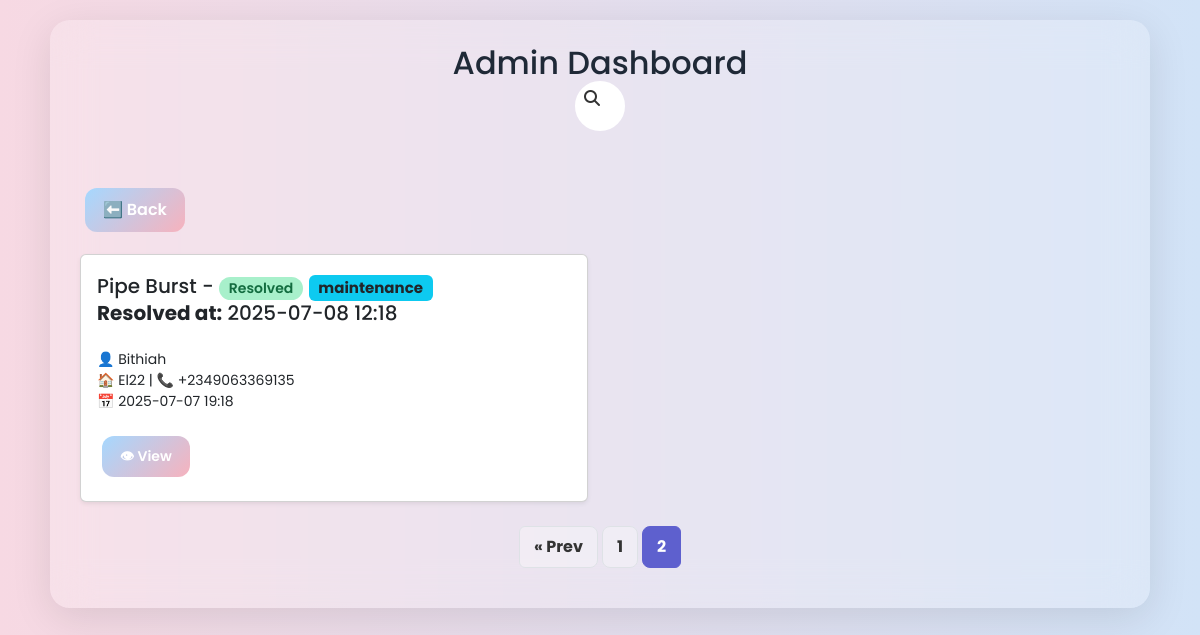
The app's page /admin?page=2 (signed in) with its own data.
### app.py (models this page shows)
class Complaint(db.Model):
    id = db.Column(db.Integer, primary_key=True)
    title = db.Column(db.String(150), nullable=False)
    description = db.Column(db.Text, nullable=False)
    image_path = db.Column(db.String(300))
    category = db.Column(db.String(100))
    status = db.Column(db.String(50), default='Pending')
    user_id = db.Column(db.Integer, db.ForeignKey('user.id'), nullable=False)
    timestamp = db.Column(db.DateTime, default=datetime.utcnow)
    resolved_at = db.Column(db.DateTime, nullable=True)

class User(UserMixin, db.Model):
    id = db.Column(db.Integer, primary_key=True)
    name = db.Column(db.String(150))
    email = db.Column(db.String(150), unique=True)
    password = db.Column(db.String(200), nullable=False)
    role = db.Column(db.String(50))
    complaints = db.relationship('Complaint', backref='user', lazy=True)

class ResidentProfile(db.Model):
    id = db.Column(db.Integer, primary_key=True)
    user_id = db.Column(db.Integer, db.ForeignKey('user.id'), unique=True)
    phone = db.Column(db.String(20))
    house_number = db.Column(db.String(50))
    emergency_contact = db.Column(db.String(100))
    user = db.relationship('User', backref=db.backref('resident_profile', uselist=False))

### app.py (the view)
@app.route('/admin')
@login_required
def admin_dashboard():
    if current_user.role != 'admin':
        return redirect('/dashboard')
    filter_date = request.args.get('filter_date', '')
    search = request.args.get('search', '').lower()
    category = request.args.get('category', '')
    page = int(request.args.get('page', 1))
    per_page = 2
    complaints_query = Complaint.query
    if filter_date:
        complaints_query = complaints_query.filter(
            Complaint.timestamp.like(f"{filter_date}%")
        )
    if category:
        complaints_query = complaints_query.filter(
            Complaint.category == category
        )
    if search:
        complaints_query = complaints_query.filter(
            Complaint.title.ilike(f'%{search}%') |
            Complaint.description.ilike(f'%{search}%')
        )
    total = complaints_query.count()
    total_pages = (total + per_page - 1) // per_page
    complaints = complaints_query.order_by(Complaint.timestamp.desc()) \
                                 .offset((page - 1) * per_page) \
                                 .limit(per_page) \
                                 .all()
    all_categories = db.session.query(Complaint.category).distinct().all()
    all_categories = [c[0] for c in all_categories if c[0]]
    return render_template(
        'admin_dashboard.html',
        complaints=complaints,
        current_page=page,
        total_pages=total_pages,
        filter_date=filter_date,
        current_category=category,
        current_search=search,
        categories=all_categories
    )

### app.py (called while the page is built)
@login_manager.user_loader
def load_user(user_id):
    return User.query.get(int(user_id))

### templates/admin_dashboard.html (shortened to what this page needs)
<!DOCTYPE html>
<html lang="en">
<head>
  <link href="https://cdn.jsdelivr.net/npm/bootstrap@5.3.3/dist/css/bootstrap.min.css" rel="stylesheet">
  <link rel="stylesheet" href="{{ url_for('static', filename='styles.css') }}">
  <link rel=”stylesheet” href=”https://cdnjs.cloudflare.com/ajax/libs/font-awesome/5.15.3/css/all.min.css”>
  <link rel="stylesheet" href="https://cdnjs.cloudflare.com/ajax/libs/font-awesome/6.5.0/css/all.min.css">
</head>
<body>
<div class="container py-4">
  <h2 class="mb-4">Admin Dashboard</h2>
<div class="position-relative mb-4">
  <form id="suggestion-form" action="/admin" method="GET" class="d-flex">
    <i class="fas fa-search"></i>
  </form>
</div>
  {% if complaints %}
  <button onclick="window.history.back()" class="btn btn-secondary mb-3">⬅️ Back</button>
    <div class="row g-4" style="padding-top: 6px;">
      {% for complaint in complaints %}
      <div class="col-md-6">
        <div class="card shadow-sm p-3 animated-card">
          <h5>
            {{ complaint.title }} -
            <span class="text-capitalize status {{ complaint.status }}">
              {{ complaint.status.replace('_', ' ').title() }}
            </span>
            {% if complaint.category %}
              <span class="badge bg-info text-dark">{{ complaint.category }}</span>
            {% endif %}
            {% if complaint.status == 'resolved' and complaint.resolved_at %}
              <p><strong>Resolved at:</strong> {{ complaint.resolved_at.strftime('%Y-%m-%d %H:%M') }}</p>
            {% endif %}
          </h5>
          <small>
            👤 {{ complaint.user.name }}<br>
            🏠 {{ complaint.user.resident_profile.house_number if complaint.user.resident_profile else 'N/A' }} |
            📞 {{ complaint.user.resident_profile.phone if complaint.user.resident_profile and complaint.user.resident_profile.phone else 'N/A' }}<br>
            📅 {{ complaint.timestamp.strftime('%Y-%m-%d %H:%M') }}
          </small>
          <div class="mt-3">
            <a href="{{ url_for('view_complaint', complaint_id=complaint.id) }}" class="btn btn-outline-primary btn-sm">
              👁 View
            </a>
          </div>
        </div>
      </div>
      {% endfor %}
    </div>
    <nav class="mt-4" aria-label="Page navigation">
      <ul class="pagination justify-content-center">
        {% if current_page > 1 %}
        <li class="page-item">
          <a class="page-link"
             href="{{ url_for('admin_dashboard') }}?page={{ current_page - 1 }}">
            « Prev
          </a>
        </li>
        {% endif %}
        {% for p in range(1, total_pages + 1) %}
          <li class="page-item {% if p == current_page %}active{% endif %}">
            <a class="page-link"
               href="{{ url_for('admin_dashboard') }}?page={{ p }}">
              {{ p }}
            </a>
          </li>
        {% endfor %}
      </ul>
    </nav>
  {% else %}
    <p class="text-muted">No complaints found.</p>
  {% endif %}
</div>
</body>
</html>

### static/styles.css (style rules this page uses)
* { box-sizing: border-box; margin: 0; padding: 0; }
body { font-family: 'Poppins', sans-serif; background: linear-gradient(to right, #f7d9e3, #d2e3f7); min-height: 100vh; padding: 20px; color: #333; }
.container { max-width: 1100px; margin: auto; padding: 30px; background: rgba(255, 255, 255, 0.2); backdrop-filter: blur(20px); -webkit-backdrop-filter: blur(20px); border-radius: 20px; box-shadow: 0 10px 40px rgba(0, 0, 0, 0.1); }
h2, h3 { color: #1f2937; text-align: center; margin-bottom: 20px; }
form { margin-bottom: 20px; }
button, .btn { display: inline-block; background: linear-gradient(135deg, #a5d8ff, #f7b2bd); padding: 10px 18px; color: #fff; font-weight: 600; border: none; border-radius: 12px; cursor: pointer; transition: all 0.3s ease; text-decoration: none; text-align: center; margin: 8px 5px; }
.status { display: inline-block; padding: 3px 10px; border-radius: 20px; font-weight: 600; font-size: 14px; margin-top: 6px; }
.status.resolved { background: #a8f0cb; color: #126c3f; }
.pagination { text-align: center; margin-top: 20px; }
.pagination a { display: inline-block; margin: 0 5px; background: rgba(255, 255, 255, 0.3); padding: 8px 14px; border-radius: 8px; color: #333; text-decoration: none; font-weight: bold; transition: background 0.3s ease; }
.pagination .page-item.active .page-link { background-color: #5e60ce; border-color: #5e60ce; color: white; }
.page-link { color: #5e60ce; }
#suggestion-form { position: relative; top: 50%; left: 50%; transform: translate(-50%, -50%); transition: all 1s; width: 50px; height: 50px; background: white; box-sizing: border-box; border-radius: 25px; border: 4px solid white; padding: 5px; }

### records on screen
Complaint: title "Pipe Burst", status.replace "Resolved", category "maintenance", resolved_at "2025-07-08 12:18", user.name "Bithiah", user.resident_profile "El22", user.resident_profile "+2349063369135", timestamp "2025-07-07 19:18"

### other values on screen
{{ p }} "1" "2"
